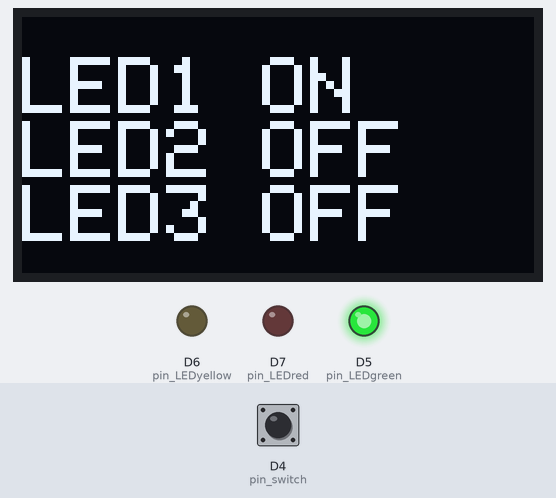
This sketch was run on a simulated ESP8266 (NodeMCU). Shown: 128×64 one-colour display, output pins drawn as LEDs (lit = HIGH). The test bench sets the inputs (shaded band); at power-on: D4 (pin_switch) HIGH. What the sketch prints to the serial monitor is not drawn.

Above: at 1.2 s.
1.3 s: D4 (pin_switch) pulled LOW for 0.15 s
At 1.48 s:
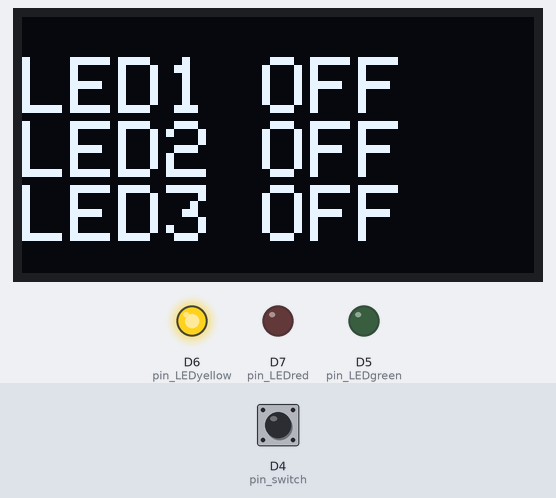
3.0 s: D4 (pin_switch) pulled LOW for 1 s
At 4.9 s:
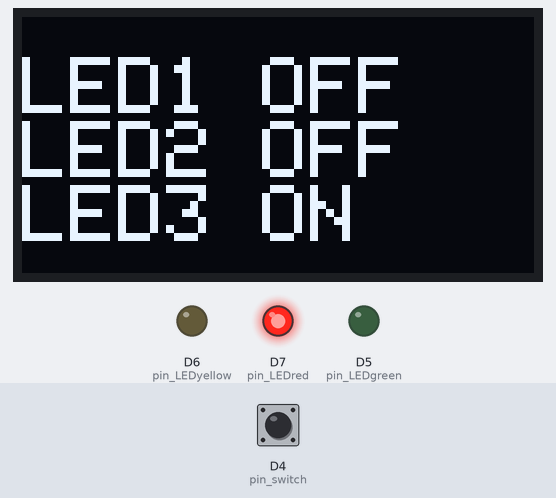
5.5 s: D4 (pin_switch) pulled LOW for 3.2 s
At 9.9 s:
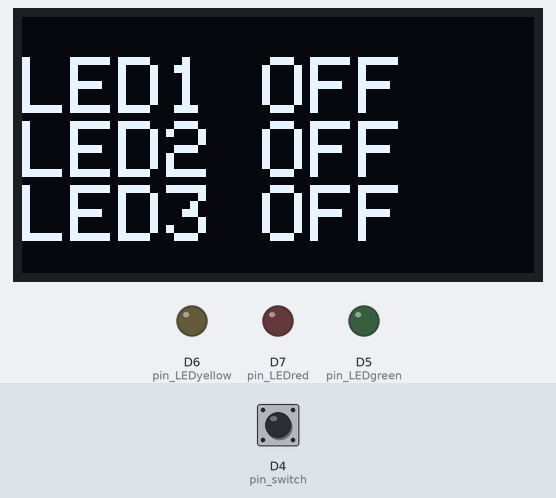
Timing chart, 0 to 11.4 s (numbered marks = the images above; inputs shaded):
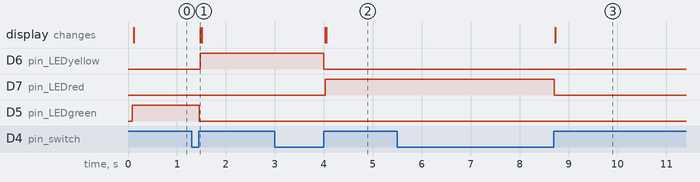

The sketch:

MultipleStatesSingleSswitch.ino
```cpp
#include <Wire.h>
//#include <Adafruit_GFX.h>
#include <Adafruit_SSD1306.h>

#define SCREEN_WIDTH 128 // OLED display width, in pixels
#define SCREEN_HEIGHT 64 // OLED display height, in pixels

// Declaration for an SSD1306 display connected to I2C (SDA, SCL pins)
#define OLED_RESET -1 // Reset pin # (or -1 if sharing Arduino reset pin)
Adafruit_SSD1306 OLED(SCREEN_WIDTH, SCREEN_HEIGHT, &Wire, OLED_RESET);

int pin_LEDgreen = D5;
int pin_LEDyellow = D6;
int pin_LEDred = D7;

int pin_switch = D4;

// variables to hold the new and old switch states
boolean oldSwitchState = LOW;
boolean newSwitchState1 = LOW;
boolean newSwitchState2 = LOW;
boolean newSwitchState3 = LOW;

byte state = 0;

void setup()
{
    Serial.begin(9600);
    Serial.print("Sketch:   ");
    Serial.println(__FILE__);
    Serial.print("Uploaded: ");
    Serial.println(__DATE__);
    Serial.println(" ");

    OLED.begin(SSD1306_SWITCHCAPVCC, 0x3C);
    OLED.clearDisplay();
    OLED.setTextColor(WHITE);
    OLED.setCursor(0,0);
    OLED.setTextSize(2);
    OLED.println("My Program");
    OLED.display();

    pinMode(pin_LEDgreen, OUTPUT);
    digitalWrite(pin_LEDgreen,LOW);
    pinMode(pin_LEDyellow, OUTPUT);
    digitalWrite(pin_LEDyellow,LOW);
    pinMode(pin_LEDred, OUTPUT);
    digitalWrite(pin_LEDred,LOW);

    pinMode(pin_switch, INPUT);
}

void loop()
{
    newSwitchState1 = digitalRead(pin_switch);
    delay(1);
    newSwitchState2 = digitalRead(pin_switch);
    delay(1);
    newSwitchState3 = digitalRead(pin_switch);

    // if all 3 values are the same we can continue
    if (  (newSwitchState1==newSwitchState2) && (newSwitchState1==newSwitchState3) )
    {

        if ( newSwitchState1 != oldSwitchState )
        {

           // has the button switch been closed?
           if ( newSwitchState1 == HIGH )
           {
                // increase the value of state
                state++;
                if (state > 3) { state = 0; }

                // turn all LEDs off. Doing it this way means we do not need to care about the individual LEDs
                // simply turn them all off and then turn on the correct one.
                digitalWrite(pin_LEDgreen, LOW);
                digitalWrite(pin_LEDyellow, LOW);
                digitalWrite(pin_LEDred, LOW);
                OLED.clearDisplay();
                OLED.setTextColor(WHITE);
                OLED.setCursor(0,10);
                OLED.setTextSize(2);
                OLED.println("LED1 OFF ");
                OLED.println("LED2 OFF ");
                OLED.println("LED3 OFF ");
                OLED.display();
                Serial.println("LED1 OFF");
                Serial.println("LED2 OFF");
                Serial.println("LED3 OFF");

                // Turn on the next LED
                // Because the value of state does not change while we are testing it we don't need to use else if
                if (state==1) { digitalWrite(pin_LEDgreen, HIGH);
                  OLED.clearDisplay();
                  OLED.setTextColor(WHITE);
                  OLED.setCursor(0,10);
                  OLED.setTextSize(2);
                  OLED.println("LED1 ON ");
                  OLED.println("LED2 OFF ");
                  OLED.println("LED3 OFF ");
                  OLED.display();
                  Serial.println("LED1 ON");
                  Serial.println("LED2 OFF");
                  Serial.println("LED3 OFF");
                }
                if (state==2) { digitalWrite(pin_LEDyellow, HIGH);
                  OLED.clearDisplay();
                  OLED.setTextColor(WHITE);
                  OLED.setCursor(0,10);
                  OLED.setTextSize(2);
                  OLED.println("LED1 OFF ");
                  OLED.println("LED2 ON ");
                  OLED.println("LED3 OFF ");
                  OLED.display();
                  Serial.println("LED1 OFF");
                  Serial.println("LED2 ON");
                  Serial.println("LED3 OFF");
                }
                if (state==3) { digitalWrite(pin_LEDred, HIGH);
                  OLED.clearDisplay();
                  OLED.setTextColor(WHITE);
                  OLED.setCursor(0,10);
                  OLED.setTextSize(2);
                  OLED.println("LED1 OFF ");
                  OLED.println("LED2 OFF ");
                  OLED.println("LED3 ON ");
                  OLED.display();
                  Serial.println("LED1 OFF");
                  Serial.println("LED2 OFF");
                  Serial.println("LED3 ON");
                }

           }
           oldSwitchState = newSwitchState1;
        }
    }
}
```

Measured:
- after the input at 1.3 s, D6 (pin_LEDyellow): LOW → HIGH after 0.18 s; D5 (pin_LEDgreen): HIGH → LOW after 0.15 s; the display: changes after 0.18 s (image 1)
- after the input at 3.0 s, D6 (pin_LEDyellow): HIGH → LOW after 1.0 s; D7 (pin_LEDred): LOW → HIGH after 1.0 s; the display: first changes after 1.0 s (image 2 shows a later state)
- after the input at 5.5 s, D7 (pin_LEDred): HIGH → LOW after 3.2 s; the display: changes after 3.2 s (image 3)
